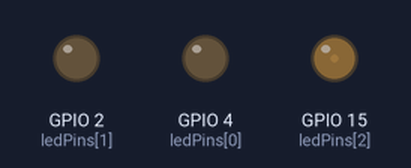
This program was run on a simulated ESP32. Shown: output pins drawn as LEDs (lit = HIGH). Random numbers use the default seed unless the program sets one.

Above: at 0.1 s.
At 5.3 s:
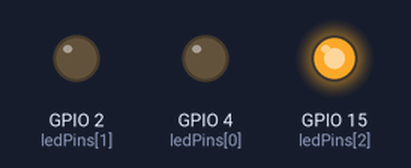
At 20.3 s:
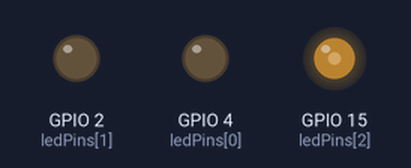
At 39.7 s:
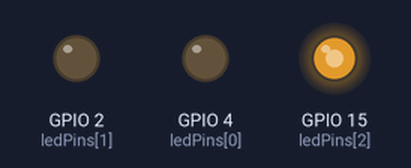
Timing chart, 0 to 40.0 s (numbered marks = the images above):
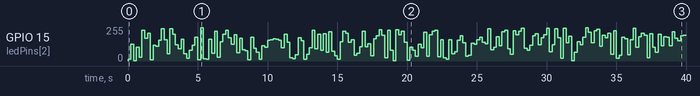

The program:

main.cpp
```cpp
#include <Arduino.h>
#include <esp32-hal-ledc.h>

const byte ledPins[] = {4, 2, 15};    //define red, green, blue led pins
const byte chns[] = {0, 1, 2};        //define the pwm channels
int red, green, blue;

void setColor(byte r, byte g, byte b) {
  ledcWrite(ledPins[0], 255 - r); //Common anode LED, low level to turn on the led.
  ledcWrite(ledPins[1], 255 - g);
  ledcWrite(ledPins[2], 255 - b);
}

void setup() {
  for (int i = 0; i < 3; i++) {   //setup the pwm channels,1KHz,8bit
    ledcSetup(chns[i], 1000, 8);
    ledcAttachPin(ledPins[i], chns[i]);
  }
}

void loop() {
  red = random(0, 256);
  green = random(0, 256);
  blue = random(0, 256);
  setColor(red, green, blue);
  delay(200);
}
```

Measured:
- by itself, GPIO 15 (ledPins[2]): 0/255 → 14/255 at 0.00 s, → 125/255 0.20 s later, → 1/255 0.20 s later, → 103/255 0.20 s later, … (200 changes in this stretch)
